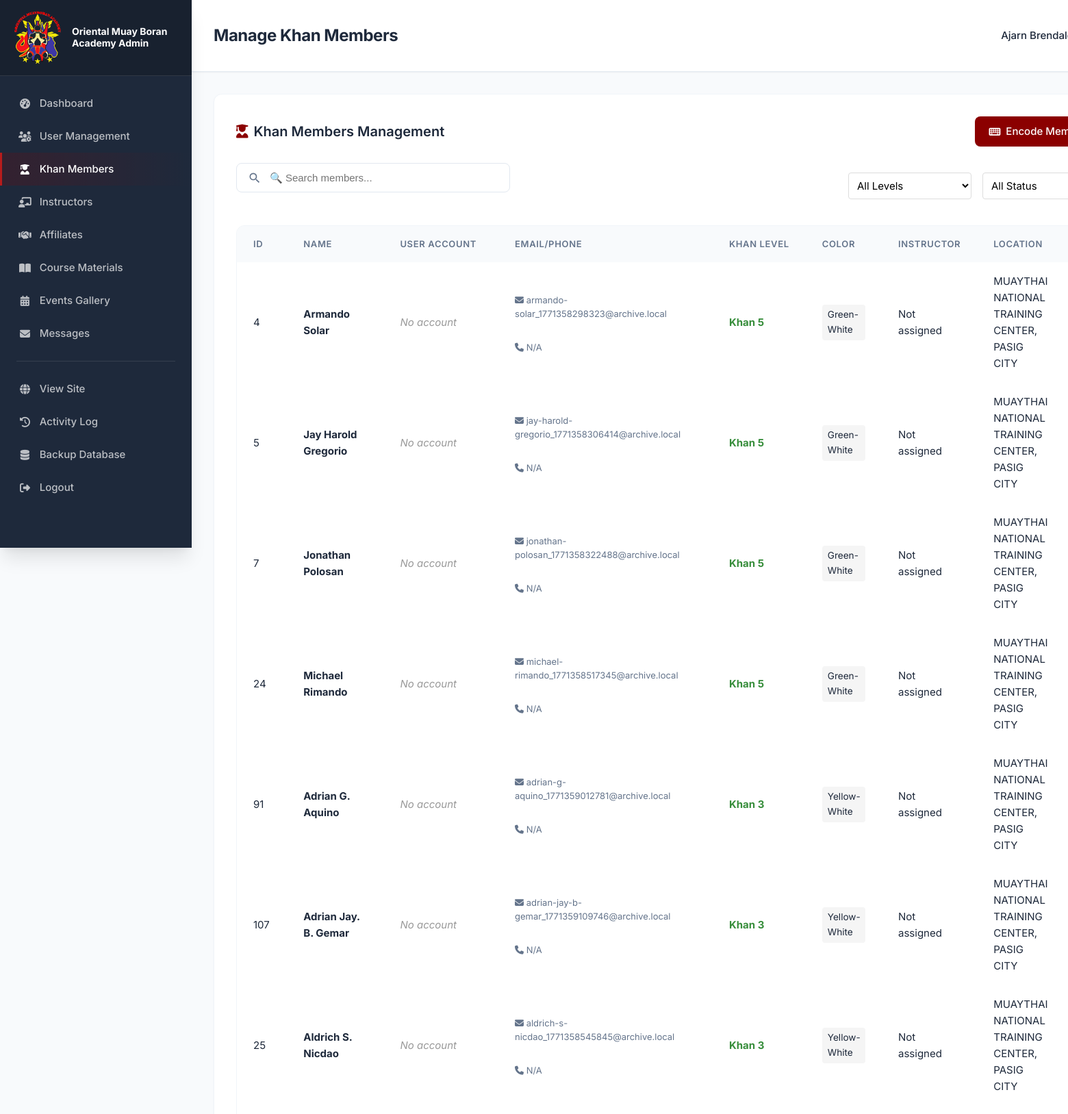
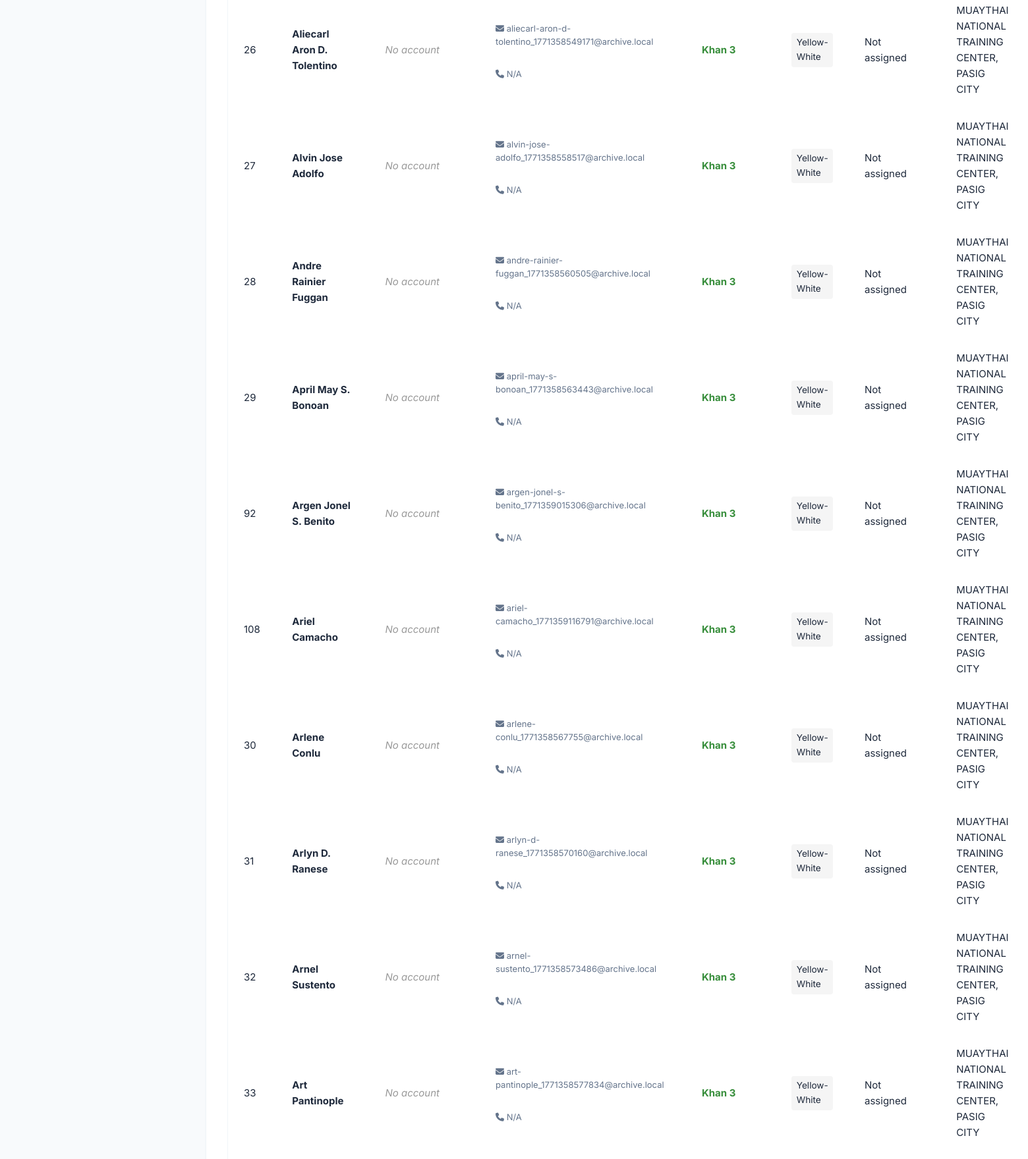
The page /admin/khan_members.php (signed in, upper part) on the database its author committed (2 pictures, top to bottom).
### tables this page shows
CREATE TABLE `khan_members` (
  `id` int(11) NOT NULL AUTO_INCREMENT,
  `user_id` int(11) DEFAULT NULL,
  `full_name` varchar(255) NOT NULL,
  `email` varchar(255) NOT NULL,
  `phone` varchar(50) DEFAULT NULL,
  `photo_path` varchar(500) DEFAULT NULL,
  `current_khan_level` int(11) DEFAULT 1,
  `khan_color` varchar(50) DEFAULT NULL,
  `date_joined` date NOT NULL,
  `date_promoted` date DEFAULT NULL,
  `instructor_id` int(11) DEFAULT NULL,
  `training_location` varchar(255) DEFAULT NULL,
  `status` enum('active','inactive','refresher') DEFAULT 'active',
  `notes` text DEFAULT NULL,
  `created_at` timestamp NOT NULL DEFAULT current_timestamp(),
  `updated_at` timestamp NOT NULL DEFAULT current_timestamp() ON UPDATE current_timestamp(),
  PRIMARY KEY (`id`),
  KEY `user_id` (`user_id`),
  KEY `instructor_id` (`instructor_id`),
  KEY `idx_khan_level` (`current_khan_level`),
  KEY `idx_status` (`status`),
  KEY `idx_email` (`email`),
  CONSTRAINT `khan_members_ibfk_1` FOREIGN KEY (`user_id`) REFERENCES `users` (`id`) ON DELETE SET NULL,
  CONSTRAINT `khan_members_ibfk_2` FOREIGN KEY (`instructor_id`) REFERENCES `instructors` (`id`) ON DELETE SET NULL
);

### admin/khan_members.php (the view, shortened to what this page needs)
<?php
$conn = getDbConnection();
$members = $conn->query("
    SELECT km.*, i.name as instructor_name, u.serial_number, u.email as user_email
    FROM khan_members km
    LEFT JOIN instructors i ON km.instructor_id = i.id
    LEFT JOIN users u ON km.user_id = u.id
    ORDER BY km.current_khan_level DESC, km.full_name ASC
");
include 'includes/admin_header.php';
?>
<div class="admin-section">
    <div class="section-header">
        <h2><i class="fas fa-user-graduate"></i> Khan Members Management</h2>
        <a href="manual_encode.php" class="btn btn-primary">
            <i class="fas fa-keyboard"></i> Encode Members
        </a>
    </div>
    <div class="filters-row"
        style="display: flex; gap: 1rem; margin-bottom: 1.5rem; align-items: center; flex-wrap: wrap;">
        <div class="search-box" style="flex: 1; min-width: 250px;">
            <input type="text" placeholder="🔍 Search members..." id="searchInput" style="width: 100%;">
        </div>
        <select id="levelFilter" class="form-select" style="width: 180px;">
            <option value="">All Levels</option>
        </select>
        <select id="statusFilter" class="form-select" style="width: 180px;">
            <option value="">All Status</option>
        </select>
    </div>
    <div class="table-responsive">
        <table class="data-table">
            <thead>
                <tr>
                    <th>ID</th>
                    <th>Name</th>
                    <th>User Account</th>
                    <th>Email/Phone</th>
                    <th>Khan Level</th>
                    <th>Color</th>
                    <th>Instructor</th>
                    <th>Location</th>
                    <th>Date Joined</th>
                </tr>
            </thead>
            <tbody>
                <?php while ($member = $members->fetch_assoc()): ?>
                    <tr data-level="<?php echo $member['current_khan_level']; ?>"
                        data-status="<?php echo $member['status']; ?>">
                        <td><?php echo $member['id']; ?></td>
                        <td><strong><?php echo htmlspecialchars($member['full_name']); ?></strong></td>
                        <td>
                            <?php if ($member['user_id']): ?>
                                <span
                                    style="display: inline-block; background: #e3f2fd; color: #1976d2; padding: 0.25rem 0.5rem; border-radius: 4px; font-size: 0.85rem;">
                                    <i class="fas fa-user"></i> <?php echo htmlspecialchars($member['serial_number']); ?>
                                </span><br>
                                <small style="color: #666;"><?php echo htmlspecialchars($member['user_email']); ?></small>
                            <?php else: ?>
                                <span style="color: #999; font-style: italic;">No account</span>
                            <?php endif; ?>
                        </td>
                        <td>
                            <small><i class="fas fa-envelope"></i>
                                <?php echo htmlspecialchars($member['email']); ?></small><br>
                            <small><i class="fas fa-phone"></i>
                                <?php echo htmlspecialchars($member['phone'] ?: 'N/A'); ?></small>
                        </td>
                        <td><strong style="color: #388e3c;">Khan <?php echo $member['current_khan_level']; ?></strong></td>
                        <td>
                            <?php if ($member['khan_color']): ?>
                                <span
                                    style="display: inline-block; background: #f5f5f5; padding: 0.25rem 0.5rem; border-radius: 4px; font-size: 0.85rem;">
                                    <?php echo htmlspecialchars($member['khan_color']); ?>
                                </span>
                            <?php else: ?>
                                <span style="color: #999;">N/A</span>
                            <?php endif; ?>
                        </td>
                        <td><?php echo htmlspecialchars($member['instructor_name'] ?: 'Not assigned'); ?></td>
                        <td><?php echo htmlspecialchars($member['training_location'] ?: 'N/A'); ?></td>
                        <td><small><?php echo formatDate($member['date_joined']); ?></small></td>
                    </tr>
                <?php endwhile; ?>
            </tbody>
        </table>
    </div>
</div>
<?php include 'includes/admin_footer.php'; ?>

### admin/khan_members.php (style rules this page uses)
.filters-row select { padding: 0.5rem; border: 1px solid #ddd; border-radius: 4px; }

### rows shown on the page
khan_members: id "4", full_name "Armando Solar", shows "No account", email "armando-solar_1771358298323@archive.local", phone "N/A", current_khan_level "5", khan_color "Green-White", instructor_name "Not assigned", training_location "MUAYTHAI NATIONAL TRAINING CENTER, PASIG CITY"
khan_members: id "5", full_name "Jay Harold Gregorio", shows "No account", email "jay-harold-gregorio_1771358306414@archive.local", phone "N/A", current_khan_level "5", khan_color "Green-White", instructor_name "Not assigned", training_location "MUAYTHAI NATIONAL TRAINING CENTER, PASIG CITY"
khan_members: id "7", full_name "Jonathan Polosan", shows "No account", email "jonathan-polosan_1771358322488@archive.local", phone "N/A", current_khan_level "5", khan_color "Green-White", instructor_name "Not assigned", training_location "MUAYTHAI NATIONAL TRAINING CENTER, PASIG CITY"
khan_members: id "24", full_name "Michael Rimando", shows "No account", email "michael-rimando_1771358517345@archive.local", phone "N/A", current_khan_level "5", khan_color "Green-White", instructor_name "Not assigned", training_location "MUAYTHAI NATIONAL TRAINING CENTER, PASIG CITY"
khan_members: id "91", full_name "Adrian G. Aquino", shows "No account", email "adrian-g-aquino_1771359012781@archive.local", phone "N/A", current_khan_level "3", khan_color "Yellow-White", instructor_name "Not assigned", training_location "MUAYTHAI NATIONAL TRAINING CENTER, PASIG CITY"
khan_members: id "107", full_name "Adrian Jay. B. Gemar", shows "No account", email "adrian-jay-b-gemar_1771359109746@archive.local", phone "N/A", current_khan_level "3", khan_color "Yellow-White", instructor_name "Not assigned", training_location "MUAYTHAI NATIONAL TRAINING CENTER, PASIG CITY"
khan_members: id "25", full_name "Aldrich S. Nicdao", shows "No account", email "aldrich-s-nicdao_1771358545845@archive.local", phone "N/A", current_khan_level "3", khan_color "Yellow-White", instructor_name "Not assigned", training_location "MUAYTHAI NATIONAL TRAINING CENTER, PASIG CITY"
khan_members: id "26", full_name "Aliecarl Aron D. Tolentino", shows "No account", email "aliecarl-aron-d-tolentino_1771358549171@archive.local", phone "N/A", current_khan_level "3", khan_color "Yellow-White", instructor_name "Not assigned", training_location "MUAYTHAI NATIONAL TRAINING CENTER, PASIG CITY"
khan_members: id "27", full_name "Alvin Jose Adolfo", shows "No account", email "alvin-jose-adolfo_1771358558517@archive.local", phone "N/A", current_khan_level "3", khan_color "Yellow-White", instructor_name "Not assigned", training_location "MUAYTHAI NATIONAL TRAINING CENTER, PASIG CITY"
khan_members: id "28", full_name "Andre Rainier Fuggan", shows "No account", email "andre-rainier-fuggan_1771358560505@archive.local", phone "N/A", current_khan_level "3", khan_color "Yellow-White", instructor_name "Not assigned", training_location "MUAYTHAI NATIONAL TRAINING CENTER, PASIG CITY"
khan_members: id "29", full_name "April May S. Bonoan", shows "No account", email "april-may-s-bonoan_1771358563443@archive.local", phone "N/A", current_khan_level "3", khan_color "Yellow-White", instructor_name "Not assigned", training_location "MUAYTHAI NATIONAL TRAINING CENTER, PASIG CITY"
khan_members: id "92", full_name "Argen Jonel S. Benito", shows "No account", email "argen-jonel-s-benito_1771359015306@archive.local", phone "N/A", current_khan_level "3", khan_color "Yellow-White", instructor_name "Not assigned", training_location "MUAYTHAI NATIONAL TRAINING CENTER, PASIG CITY"
khan_members: id "108", full_name "Ariel Camacho", shows "No account", email "ariel-camacho_1771359116791@archive.local", phone "N/A", current_khan_level "3", khan_color "Yellow-White", instructor_name "Not assigned", training_location "MUAYTHAI NATIONAL TRAINING CENTER, PASIG CITY"
khan_members: id "30", full_name "Arlene Conlu", shows "No account", email "arlene-conlu_1771358567755@archive.local", phone "N/A", current_khan_level "3", khan_color "Yellow-White", instructor_name "Not assigned", training_location "MUAYTHAI NATIONAL TRAINING CENTER, PASIG CITY"
khan_members: id "31", full_name "Arlyn D. Ranese", shows "No account", email "arlyn-d-ranese_1771358570160@archive.local", phone "N/A", current_khan_level "3", khan_color "Yellow-White", instructor_name "Not assigned", training_location "MUAYTHAI NATIONAL TRAINING CENTER, PASIG CITY"
khan_members: id "32", full_name "Arnel Sustento", shows "No account", email "arnel-sustento_1771358573486@archive.local", phone "N/A", current_khan_level "3", khan_color "Yellow-White", instructor_name "Not assigned", training_location "MUAYTHAI NATIONAL TRAINING CENTER, PASIG CITY"
khan_members: id "33", full_name "Art Pantinople", shows "No account", email "art-pantinople_1771358577834@archive.local", phone "N/A", current_khan_level "3", khan_color "Yellow-White", instructor_name "Not assigned", training_location "MUAYTHAI NATIONAL TRAINING CENTER, PASIG CITY"

### other values the page prints
$page_title "Manage Khan Members"
$_SESSION['user_name'] "Ajarn…"
